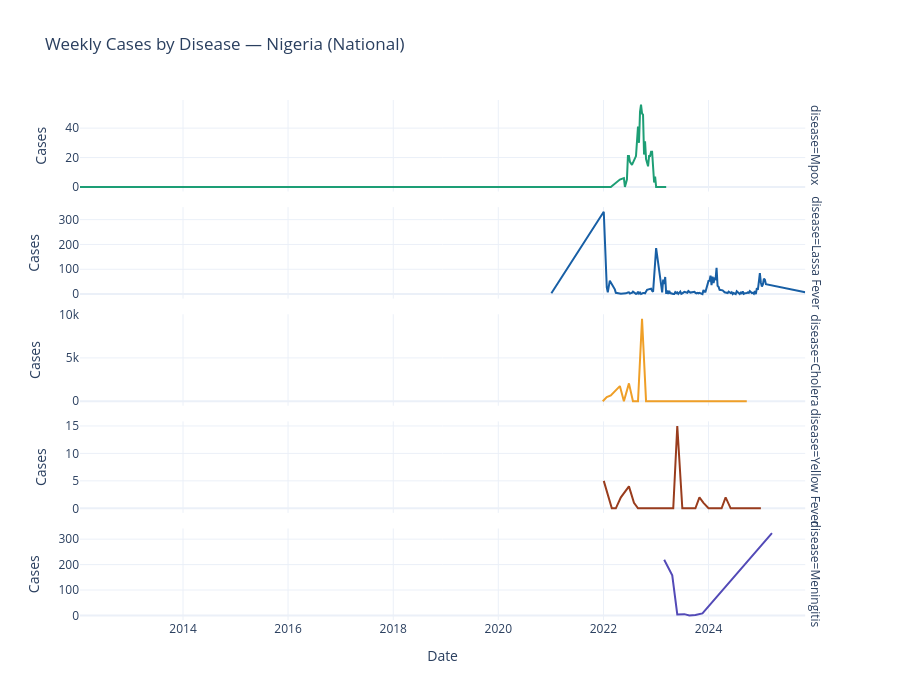

The notebook cell saved with this chart:
### Markdown cell above
## 4. National Disease Trends Over Time

Line chart of total confirmed cases per week, faceted by disease.

### Code cell
# Weekly national totals per disease — uses primary_cases so meningitis
# (suspected_cases) and all others (confirmed_cases) show real data
weekly = (
    df.dropna(subset=['report_date'])
    .groupby(['report_date', 'disease'])['primary_cases']
    .sum()
    .reset_index()
)

fig = px.line(
    weekly,
    x          = 'report_date',
    y          = 'primary_cases',
    color      = 'disease',
    facet_row  = 'disease',
    title      = 'Weekly Cases by Disease — Nigeria (National)',
    labels     = {'report_date': 'Date', 'primary_cases': 'Cases'},
    color_discrete_sequence = PALETTE,
    template   = 'plotly_white',
    height     = 700,
)
fig.update_yaxes(matches=None)
fig.update_layout(showlegend=False)
fig.show()

# Print case definition used per disease
print('\n  Case definition used per disease (primary_cases):')
for disease in sorted(df['disease'].unique()):
    sub = df[df['disease'] == disease]
    using_suspected = (sub['confirmed_cases'] == 0).all()
    label = 'suspected_cases' if using_suspected else 'confirmed_cases'
    print(f'    {disease:<20} → {label}')
